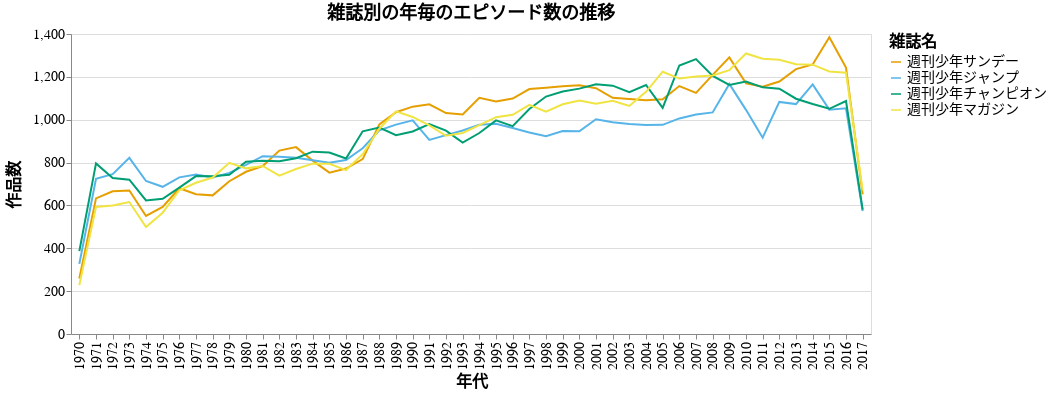

Source (notebook cell):
### Code cell
chart

### Figure 1 — Vega-Lite specification as saved in the notebook (floating-point values rounded to 4 significant figures; data arrays with more than 128 entries replaced by an {"elided": "..."} marker saying what was removed)
{"config": {"view": {"continuousWidth": 300, "continuousHeight": 300}, "axis": {"labelFont": "Input Mono Condensed", "labelFontSize": 14, "titleFont": "Source Han Sans", "titleFontSize": 16}, "legend": {"labelFont": "Source Han Sans", "labelFontSize": 14, "titleFont": "Source Han Sans", "titleFontSize": 16}, "title": {"font": "Source Han Sans", "fontSize": 18}}, "data": {"name": "data-7438b265b0110bdf0f0d00f99427eda8"}, "mark": {"type": "line"}, "encoding": {"color": {"field": "mcname", "scale": {"range": ["#e69f00", "#56b4e9", "#009e73", "#f0e442", "#0072b2", "#d55e00", "#cc79a7"]}, "title": "雑誌名", "type": "nominal"}, "x": {"axis": {"grid": false}, "field": "years", "title": "年代", "type": "ordinal"}, "y": {"axis": {"grid": true, "titleX": -50}, "field": "count", "title": "作品数", "type": "quantitative"}}, "title": "雑誌別の年毎のエピソード数の推移", "width": 800, "$schema": "https://vega.github.io/schema/vega-lite/v5.20.1.json", "datasets": {"data-7438b265b0110bdf0f0d00f99427eda8": {"elided": "192 records"}}}
